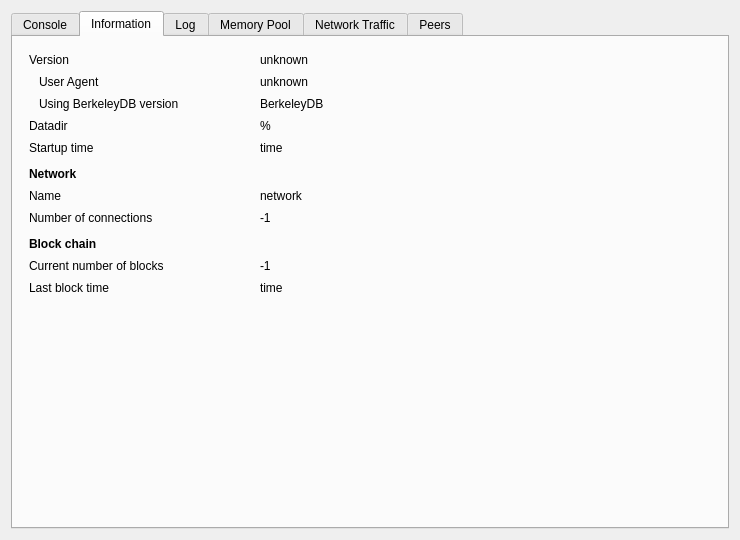
<?xml version="1.0" encoding="UTF-8"?>
<ui version="4.0">
 <class>RPCConsole</class>
 <widget class="QWidget" name="RPCConsole">
  <property name="geometry">
   <rect>
    <x>0</x>
    <y>0</y>
    <width>740</width>
    <height>540</height>
   </rect>
  </property>
  <property name="windowTitle">
   <string>Guts</string>
  </property>
  <layout class="QVBoxLayout" name="gutsWindowVerticalLayout">
   <item>
    <widget class="QTabWidget" name="tabWidget">
     <property name="currentIndex">
      <number>1</number>
     </property>
     <widget class="QWidget" name="tab_console">
      <attribute name="title">
       <string>Console</string>
      </attribute>
      <layout class="QVBoxLayout" name="consoleVerticalLayout">
       <property name="spacing">
        <number>3</number>
       </property>
       <property name="bottomMargin">
        <number>5</number>
       </property>
       <item>
        <layout class="QHBoxLayout" name="consoleToolbarHorizontalLayout">
         <property name="spacing">
          <number>4</number>
         </property>
         <item>
          <spacer name="horizontalSpacer">
           <property name="orientation">
            <enum>Qt::Horizontal</enum>
           </property>
           <property name="sizeHint" stdset="0">
            <size>
             <width>40</width>
             <height>20</height>
            </size>
           </property>
          </spacer>
         </item>
         <item>
          <widget class="QPushButton" name="fontSmallerButton">
           <property name="maximumSize">
            <size>
             <width>24</width>
             <height>24</height>
            </size>
           </property>
           <property name="toolTip">
            <string>Decrease font size</string>
           </property>
           <property name="text">
            <string/>
           </property>
           <property name="icon">
            <iconset resource="../dogecoin.qrc">
             <normaloff>:/icons/fontsmaller</normaloff>:/icons/fontsmaller</iconset>
           </property>
           <property name="iconSize">
            <size>
             <width>24</width>
             <height>16</height>
            </size>
           </property>
           <property name="autoDefault">
            <bool>false</bool>
           </property>
           <property name="flat">
            <bool>true</bool>
           </property>
          </widget>
         </item>
         <item>
          <widget class="QPushButton" name="fontBiggerButton">
           <property name="maximumSize">
            <size>
             <width>24</width>
             <height>24</height>
            </size>
           </property>
           <property name="toolTip">
            <string>Increase font size</string>
           </property>
           <property name="text">
            <string/>
           </property>
           <property name="icon">
            <iconset resource="../dogecoin.qrc">
             <normaloff>:/icons/fontbigger</normaloff>:/icons/fontbigger</iconset>
           </property>
           <property name="iconSize">
            <size>
             <width>24</width>
             <height>16</height>
            </size>
           </property>
           <property name="autoDefault">
            <bool>false</bool>
           </property>
           <property name="flat">
            <bool>true</bool>
           </property>
          </widget>
         </item>
         <item>
          <widget class="QPushButton" name="clearConsoleButton">
           <property name="maximumSize">
            <size>
             <width>24</width>
             <height>24</height>
            </size>
           </property>
           <property name="toolTip">
            <string>Clear console</string>
           </property>
           <property name="layoutDirection">
            <enum>Qt::LeftToRight</enum>
           </property>
           <property name="text">
            <string/>
           </property>
           <property name="icon">
            <iconset resource="../dogecoin.qrc">
             <normaloff>:/icons/remove</normaloff>:/icons/remove</iconset>
           </property>
           <property name="shortcut">
            <string notr="true">Ctrl+L</string>
           </property>
           <property name="autoDefault">
            <bool>false</bool>
           </property>
           <property name="flat">
            <bool>true</bool>
           </property>
          </widget>
         </item>
        </layout>
       </item>
       <item>
        <widget class="QTextEdit" name="messagesWidget">
         <property name="minimumSize">
          <size>
           <width>0</width>
           <height>100</height>
          </size>
         </property>
         <property name="readOnly">
          <bool>true</bool>
         </property>
         <property name="tabKeyNavigation" stdset="0">
          <bool>false</bool>
         </property>
         <property name="columnCount" stdset="0">
          <number>2</number>
         </property>
        </widget>
       </item>
       <item>
        <layout class="QHBoxLayout" name="horizontalLayoutPrompt">
         <property name="spacing">
          <number>3</number>
         </property>
         <item>
          <widget class="QPushButton" name="promptIcon">
           <property name="enabled">
            <bool>false</bool>
           </property>
           <property name="maximumSize">
            <size>
             <width>16</width>
             <height>24</height>
            </size>
           </property>
           <property name="text">
            <string/>
           </property>
           <property name="icon">
            <iconset resource="../dogecoin.qrc">
             <normaloff>:/icons/prompticon</normaloff>
             <disabledoff>:/icons/prompticon</disabledoff>:/icons/prompticon</iconset>
           </property>
           <property name="iconSize">
            <size>
             <width>14</width>
             <height>14</height>
            </size>
           </property>
           <property name="autoDefault">
            <bool>false</bool>
           </property>
           <property name="flat">
            <bool>true</bool>
           </property>
          </widget>
         </item>
         <item>
          <widget class="QLineEdit" name="lineEdit">
           <property name="placeholderText">
            <string/>
           </property>
          </widget>
         </item>
        </layout>
       </item>
      </layout>
     </widget>
     <widget class="QWidget" name="tab_info">
      <attribute name="title">
       <string>Information</string>
      </attribute>
      <layout class="QGridLayout" name="gridLayoutForInfoTab" columnstretch="0,0,0">
       <property name="leftMargin">
        <number>16</number>
       </property>
       <property name="topMargin">
        <number>16</number>
       </property>
       <property name="rightMargin">
        <number>16</number>
       </property>
       <property name="bottomMargin">
        <number>16</number>
       </property>
       <property name="horizontalSpacing">
        <number>12</number>
       </property>
       <property name="verticalSpacing">
        <number>8</number>
       </property>
       <item row="12" column="1" colspan="2">
        <widget class="QLabel" name="tipBlockTime">
         <property name="cursor">
          <cursorShape>IBeamCursor</cursorShape>
         </property>
         <property name="text">
          <string notr="true">time</string>
         </property>
         <property name="textFormat">
          <enum>Qt::PlainText</enum>
         </property>
         <property name="textInteractionFlags">
          <set>Qt::TextSelectableByMouse</set>
         </property>
        </widget>
       </item>
       <item row="13" column="0">
        <spacer name="vertical_space_fill">
         <property name="orientation">
          <enum>Qt::Vertical</enum>
         </property>
         <property name="sizeHint" stdset="0">
          <size>
           <width>1</width>
           <height>40</height>
          </size>
         </property>
        </spacer>
       </item>
       <item row="9" column="0">
        <spacer name="vertical_space_2">
         <property name="orientation">
          <enum>Qt::Vertical</enum>
         </property>
         <property name="sizeType">
          <enum>QSizePolicy::Fixed</enum>
         </property>
         <property name="sizeHint" stdset="0">
          <size>
           <width>1</width>
           <height>4</height>
          </size>
         </property>
        </spacer>
       </item>
       <item row="1" column="0">
        <widget class="QLabel" name="labelClientUserAgent">
         <property name="text">
          <string>User Agent</string>
         </property>
         <property name="indent">
          <number>10</number>
         </property>
        </widget>
       </item>
       <item row="2" column="0">
        <widget class="QLabel" name="label_berkeleyDBVersion">
         <property name="text">
          <string>Using BerkeleyDB version</string>
         </property>
         <property name="indent">
          <number>10</number>
         </property>
        </widget>
       </item>
       <item row="8" column="0">
        <widget class="QLabel" name="numberOfConnectionsLabel">
         <property name="text">
          <string>Number of connections</string>
         </property>
        </widget>
       </item>
       <item row="4" column="0">
        <widget class="QLabel" name="startupTimeLabel">
         <property name="text">
          <string>Startup time</string>
         </property>
        </widget>
       </item>
       <item row="7" column="0">
        <widget class="QLabel" name="nameOfNetworkLabel">
         <property name="text">
          <string>Name</string>
         </property>
        </widget>
       </item>
       <item row="6" column="0">
        <widget class="QLabel" name="labelNetwork">
         <property name="font">
          <font>
           <weight>75</weight>
           <bold>true</bold>
          </font>
         </property>
         <property name="text">
          <string>Network</string>
         </property>
        </widget>
       </item>
       <item row="0" column="1" colspan="2">
        <widget class="QLabel" name="versionOfThisPeer">
         <property name="cursor">
          <cursorShape>IBeamCursor</cursorShape>
         </property>
         <property name="text">
          <string notr="true">unknown</string>
         </property>
         <property name="textFormat">
          <enum>Qt::PlainText</enum>
         </property>
         <property name="textInteractionFlags">
          <set>Qt::TextSelectableByMouse</set>
         </property>
        </widget>
       </item>
       <item row="5" column="0">
        <spacer name="vertical_space_1">
         <property name="orientation">
          <enum>Qt::Vertical</enum>
         </property>
         <property name="sizeType">
          <enum>QSizePolicy::Fixed</enum>
         </property>
         <property name="sizeHint" stdset="0">
          <size>
           <width>1</width>
           <height>4</height>
          </size>
         </property>
        </spacer>
       </item>
       <item row="8" column="1" colspan="2">
        <widget class="QLabel" name="numberOfConnections">
         <property name="cursor">
          <cursorShape>IBeamCursor</cursorShape>
         </property>
         <property name="text">
          <string notr="true">-1</string>
         </property>
         <property name="textFormat">
          <enum>Qt::PlainText</enum>
         </property>
         <property name="textInteractionFlags">
          <set>Qt::TextSelectableByMouse</set>
         </property>
        </widget>
       </item>
       <item row="11" column="1" colspan="2">
        <widget class="QLabel" name="numberOfBlocks">
         <property name="cursor">
          <cursorShape>IBeamCursor</cursorShape>
         </property>
         <property name="text">
          <string notr="true">-1</string>
         </property>
         <property name="textFormat">
          <enum>Qt::PlainText</enum>
         </property>
         <property name="textInteractionFlags">
          <set>Qt::TextSelectableByMouse</set>
         </property>
        </widget>
       </item>
       <item row="4" column="1" colspan="2">
        <widget class="QLabel" name="startupTime">
         <property name="cursor">
          <cursorShape>IBeamCursor</cursorShape>
         </property>
         <property name="text">
          <string notr="true">time</string>
         </property>
         <property name="textFormat">
          <enum>Qt::PlainText</enum>
         </property>
         <property name="textInteractionFlags">
          <set>Qt::TextSelectableByMouse</set>
         </property>
        </widget>
       </item>
       <item row="10" column="0">
        <widget class="QLabel" name="blockChainLabel">
         <property name="font">
          <font>
           <weight>75</weight>
           <bold>true</bold>
          </font>
         </property>
         <property name="text">
          <string>Block chain</string>
         </property>
        </widget>
       </item>
       <item row="1" column="1" colspan="2">
        <widget class="QLabel" name="nodeUserAgent">
         <property name="cursor">
          <cursorShape>IBeamCursor</cursorShape>
         </property>
         <property name="text">
          <string notr="true">unknown</string>
         </property>
         <property name="textFormat">
          <enum>Qt::PlainText</enum>
         </property>
         <property name="textInteractionFlags">
          <set>Qt::TextSelectableByMouse</set>
         </property>
        </widget>
       </item>
       <item row="2" column="1" colspan="2">
        <widget class="QLabel" name="berkeleyDBVersion">
         <property name="cursor">
          <cursorShape>IBeamCursor</cursorShape>
         </property>
         <property name="text">
          <string notr="true">BerkeleyDB</string>
         </property>
         <property name="textFormat">
          <enum>Qt::PlainText</enum>
         </property>
         <property name="textInteractionFlags">
          <set>Qt::TextSelectableByMouse</set>
         </property>
        </widget>
       </item>
       <item row="12" column="0">
        <widget class="QLabel" name="labelTipBlockTime">
         <property name="text">
          <string>Last block time</string>
         </property>
        </widget>
       </item>
       <item row="7" column="1" colspan="2">
        <widget class="QLabel" name="networkName">
         <property name="cursor">
          <cursorShape>IBeamCursor</cursorShape>
         </property>
         <property name="text">
          <string notr="true">network</string>
         </property>
         <property name="textFormat">
          <enum>Qt::PlainText</enum>
         </property>
         <property name="textInteractionFlags">
          <set>Qt::TextSelectableByMouse</set>
         </property>
        </widget>
       </item>
       <item row="3" column="1" colspan="2">
        <widget class="QLabel" name="dataDir">
         <property name="cursor">
          <cursorShape>IBeamCursor</cursorShape>
         </property>
         <property name="text">
          <string notr="true">%</string>
         </property>
         <property name="textFormat">
          <enum>Qt::PlainText</enum>
         </property>
         <property name="wordWrap">
          <bool>true</bool>
         </property>
         <property name="textInteractionFlags">
          <set>Qt::TextSelectableByMouse</set>
         </property>
        </widget>
       </item>
       <item row="0" column="0">
        <widget class="QLabel" name="versionLabel">
         <property name="text">
          <string>Version</string>
         </property>
        </widget>
       </item>
       <item row="11" column="0">
        <widget class="QLabel" name="numberOfBlocksLabel">
         <property name="text">
          <string>Current number of blocks</string>
         </property>
        </widget>
       </item>
       <item row="3" column="0">
        <widget class="QLabel" name="datadirLabel">
         <property name="text">
          <string>Datadir</string>
         </property>
        </widget>
       </item>
      </layout>
     </widget>
     <widget class="QWidget" name="tab_log">
      <attribute name="title">
       <string>Log</string>
      </attribute>
      <layout class="QVBoxLayout" name="verticalLayoutForLogPage">
       <property name="spacing">
        <number>8</number>
       </property>
       <property name="leftMargin">
        <number>12</number>
       </property>
       <property name="topMargin">
        <number>8</number>
       </property>
       <property name="rightMargin">
        <number>12</number>
       </property>
       <property name="bottomMargin">
        <number>8</number>
       </property>
       <item>
        <widget class="QTextEdit" name="debugLogTextArea">
         <property name="verticalScrollBarPolicy">
          <enum>Qt::ScrollBarAlwaysOn</enum>
         </property>
         <property name="horizontalScrollBarPolicy">
          <enum>Qt::ScrollBarAlwaysOn</enum>
         </property>
         <property name="sizeAdjustPolicy">
          <enum>QAbstractScrollArea::AdjustToContents</enum>
         </property>
         <property name="readOnly">
          <bool>true</bool>
         </property>
         <property name="plainText">
          <string notr="true"/>
         </property>
         <property name="textInteractionFlags">
          <set>Qt::TextSelectableByKeyboard|Qt::TextSelectableByMouse</set>
         </property>
         <property name="widgetResizable" stdset="0">
          <bool>true</bool>
         </property>
        </widget>
       </item>
       <item>
        <layout class="QGridLayout" name="gridLayoutForBottomOfLog" columnstretch="0,0,0,0,0,0">
         <property name="leftMargin">
          <number>0</number>
         </property>
         <property name="topMargin">
          <number>0</number>
         </property>
         <property name="rightMargin">
          <number>0</number>
         </property>
         <property name="bottomMargin">
          <number>0</number>
         </property>
         <property name="spacing">
          <number>0</number>
         </property>
         <item row="13" column="0">
          <widget class="QLabel" name="logFilterIconLabel">
           <property name="sizePolicy">
            <sizepolicy hsizetype="Fixed" vsizetype="Fixed">
             <horstretch>0</horstretch>
             <verstretch>0</verstretch>
            </sizepolicy>
           </property>
           <property name="maximumSize">
            <size>
             <width>24</width>
             <height>24</height>
            </size>
           </property>
           <property name="text">
            <string notr="true"/>
           </property>
           <property name="pixmap">
            <pixmap resource="../dogecoin.qrc">:/icons/magnifier</pixmap>
           </property>
           <property name="scaledContents">
            <bool>true</bool>
           </property>
          </widget>
         </item>
         <item row="13" column="1">
          <spacer name="beforeLogSearchFilter">
           <property name="orientation">
            <enum>Qt::Horizontal</enum>
           </property>
           <property name="sizeType">
            <enum>QSizePolicy::Fixed</enum>
           </property>
           <property name="sizeHint" stdset="0">
            <size>
             <width>6</width>
             <height>1</height>
            </size>
           </property>
          </spacer>
         </item>
         <item row="13" column="2">
          <widget class="QLineEdit" name="searchFilter">
           <property name="text">
            <string notr="true"/>
           </property>
           <property name="frame">
            <bool>true</bool>
           </property>
          </widget>
         </item>
         <item row="13" column="3">
          <widget class="QPushButton" name="clearLogFilterButton">
           <property name="sizePolicy">
            <sizepolicy hsizetype="Fixed" vsizetype="Fixed">
             <horstretch>0</horstretch>
             <verstretch>0</verstretch>
            </sizepolicy>
           </property>
           <property name="text">
            <string/>
           </property>
           <property name="icon">
            <iconset resource="../dogecoin.qrc">
             <normaloff>:/icons/remove</normaloff>:/icons/remove</iconset>
           </property>
           <property name="flat">
            <bool>false</bool>
           </property>
          </widget>
         </item>
         <item row="13" column="4">
          <spacer name="horizontalSpacerBeforeOpenLogButton">
           <property name="orientation">
            <enum>Qt::Horizontal</enum>
           </property>
           <property name="sizeType">
            <enum>QSizePolicy::Preferred</enum>
           </property>
           <property name="sizeHint" stdset="0">
            <size>
             <width>60</width>
             <height>1</height>
            </size>
           </property>
          </spacer>
         </item>
         <item row="13" column="5">
          <widget class="QPushButton" name="openDebugLogButton">
           <property name="sizePolicy">
            <sizepolicy hsizetype="Fixed" vsizetype="Maximum">
             <horstretch>0</horstretch>
             <verstretch>0</verstretch>
            </sizepolicy>
           </property>
           <property name="text">
            <string>&amp;Open</string>
           </property>
           <property name="autoDefault">
            <bool>false</bool>
           </property>
          </widget>
         </item>
        </layout>
       </item>
      </layout>
     </widget>
     <widget class="QWidget" name="tab_mempool">
      <attribute name="title">
       <string>Memory Pool</string>
      </attribute>
      <layout class="QVBoxLayout" name="verticalLayoutForMempoolPage">
       <property name="spacing">
        <number>8</number>
       </property>
       <property name="leftMargin">
        <number>12</number>
       </property>
       <property name="topMargin">
        <number>8</number>
       </property>
       <property name="rightMargin">
        <number>12</number>
       </property>
       <property name="bottomMargin">
        <number>8</number>
       </property>
       <item>
        <layout class="QHBoxLayout" name="layoutForMempoolInfoLine">
         <property name="spacing">
          <number>20</number>
         </property>
         <property name="leftMargin">
          <number>4</number>
         </property>
         <property name="topMargin">
          <number>4</number>
         </property>
         <property name="rightMargin">
          <number>4</number>
         </property>
         <property name="bottomMargin">
          <number>4</number>
         </property>
         <item>
          <widget class="QLabel" name="labelNumberOfTransactions">
           <property name="text">
            <string>Current number of transactions</string>
           </property>
          </widget>
         </item>
         <item>
          <widget class="QLabel" name="mempoolNumberTxs">
           <property name="cursor">
            <cursorShape>IBeamCursor</cursorShape>
           </property>
           <property name="text">
            <string notr="true">-1</string>
           </property>
           <property name="textFormat">
            <enum>Qt::PlainText</enum>
           </property>
           <property name="textInteractionFlags">
            <set>Qt::TextSelectableByMouse</set>
           </property>
          </widget>
         </item>
         <item>
          <spacer name="mempool_mid_column">
           <property name="orientation">
            <enum>Qt::Horizontal</enum>
           </property>
           <property name="sizeType">
            <enum>QSizePolicy::Expanding</enum>
           </property>
           <property name="sizeHint" stdset="0">
            <size>
             <width>50</width>
             <height>1</height>
            </size>
           </property>
          </spacer>
         </item>
         <item>
          <widget class="QLabel" name="labelMemoryUsage">
           <property name="text">
            <string>Memory usage</string>
           </property>
           <property name="alignment">
            <set>Qt::AlignAbsolute|Qt::AlignRight|Qt::AlignTrailing|Qt::AlignVCenter</set>
           </property>
          </widget>
         </item>
         <item>
          <widget class="QLabel" name="mempoolSize">
           <property name="cursor">
            <cursorShape>IBeamCursor</cursorShape>
           </property>
           <property name="text">
            <string notr="true">0 bytes</string>
           </property>
           <property name="textFormat">
            <enum>Qt::PlainText</enum>
           </property>
           <property name="alignment">
            <set>Qt::AlignAbsolute|Qt::AlignRight|Qt::AlignTrailing|Qt::AlignVCenter</set>
           </property>
           <property name="textInteractionFlags">
            <set>Qt::TextSelectableByMouse</set>
           </property>
          </widget>
         </item>
        </layout>
       </item>
       <item>
        <widget class="QTableView" name="mempoolTable">
         <property name="verticalScrollBarPolicy">
          <enum>Qt::ScrollBarAsNeeded</enum>
         </property>
         <property name="horizontalScrollBarPolicy">
          <enum>Qt::ScrollBarAsNeeded</enum>
         </property>
         <property name="tabKeyNavigation">
          <bool>false</bool>
         </property>
         <property name="sortingEnabled">
          <bool>true</bool>
         </property>
         <attribute name="horizontalHeaderHighlightSections">
          <bool>false</bool>
         </attribute>
        </widget>
       </item>
       <item>
        <spacer name="vspaceAfterMempoolTable">
         <property name="orientation">
          <enum>Qt::Vertical</enum>
         </property>
         <property name="sizeType">
          <enum>QSizePolicy::Fixed</enum>
         </property>
         <property name="sizeHint" stdset="0">
          <size>
           <width>1</width>
           <height>3</height>
          </size>
         </property>
        </spacer>
       </item>
      </layout>
     </widget>
     <widget class="QWidget" name="tab_nettraffic">
      <attribute name="title">
       <string>Network Traffic</string>
      </attribute>
      <layout class="QHBoxLayout" name="netTrafficHorizontalLayout">
       <item>
        <layout class="QVBoxLayout" name="layoutForGraph">
         <item>
          <widget class="TrafficGraphWidget" name="trafficGraph" native="true">
           <property name="sizePolicy">
            <sizepolicy hsizetype="Expanding" vsizetype="Expanding">
             <horstretch>0</horstretch>
             <verstretch>0</verstretch>
            </sizepolicy>
           </property>
          </widget>
         </item>
         <item>
          <layout class="QHBoxLayout" name="layoutBelowGraph">
           <item>
            <widget class="QSlider" name="sldGraphRange">
             <property name="minimum">
              <number>1</number>
             </property>
             <property name="maximum">
              <number>288</number>
             </property>
             <property name="pageStep">
              <number>12</number>
             </property>
             <property name="value">
              <number>6</number>
             </property>
             <property name="orientation">
              <enum>Qt::Horizontal</enum>
             </property>
            </widget>
           </item>
           <item>
            <widget class="QLabel" name="graphRangeInMinutes">
             <property name="minimumSize">
              <size>
               <width>100</width>
               <height>0</height>
              </size>
             </property>
             <property name="alignment">
              <set>Qt::AlignCenter</set>
             </property>
            </widget>
           </item>
           <item>
            <widget class="QPushButton" name="buttonClearTrafficGraph">
             <property name="text">
              <string>Clear</string>
             </property>
             <property name="autoDefault">
              <bool>false</bool>
             </property>
            </widget>
           </item>
          </layout>
         </item>
        </layout>
       </item>
       <item>
        <spacer name="horizontalSpacer_2">
         <property name="orientation">
          <enum>Qt::Horizontal</enum>
         </property>
         <property name="sizeType">
          <enum>QSizePolicy::Fixed</enum>
         </property>
         <property name="sizeHint" stdset="0">
          <size>
           <width>6</width>
           <height>1</height>
          </size>
         </property>
        </spacer>
       </item>
       <item>
        <layout class="QVBoxLayout" name="verticalLayout">
         <item>
          <spacer name="verticalSpacer_5">
           <property name="orientation">
            <enum>Qt::Vertical</enum>
           </property>
           <property name="sizeType">
            <enum>QSizePolicy::Fixed</enum>
           </property>
           <property name="sizeHint" stdset="0">
            <size>
             <width>1</width>
             <height>12</height>
            </size>
           </property>
          </spacer>
         </item>
         <item>
          <layout class="QHBoxLayout" name="layoutForReceived">
           <item>
            <widget class="QPushButton" name="colorForReceivedButton">
             <property name="sizePolicy">
              <sizepolicy hsizetype="Fixed" vsizetype="Fixed">
               <horstretch>12</horstretch>
               <verstretch>12</verstretch>
              </sizepolicy>
             </property>
             <property name="text">
              <string/>
             </property>
            </widget>
           </item>
           <item>
            <widget class="QLabel" name="receivedLabel">
             <property name="text">
              <string>Received</string>
             </property>
            </widget>
           </item>
           <item>
            <widget class="QLabel" name="bytesInLabel">
             <property name="minimumSize">
              <size>
               <width>50</width>
               <height>0</height>
              </size>
             </property>
             <property name="alignment">
              <set>Qt::AlignRight|Qt::AlignTrailing|Qt::AlignVCenter</set>
             </property>
            </widget>
           </item>
          </layout>
         </item>
         <item>
          <layout class="QHBoxLayout" name="layoutForSent">
           <item>
            <widget class="QPushButton" name="colorForSentButton">
             <property name="sizePolicy">
              <sizepolicy hsizetype="Fixed" vsizetype="Fixed">
               <horstretch>12</horstretch>
               <verstretch>12</verstretch>
              </sizepolicy>
             </property>
             <property name="text">
              <string/>
             </property>
            </widget>
           </item>
           <item>
            <widget class="QLabel" name="sentLabel">
             <property name="text">
              <string>Sent</string>
             </property>
            </widget>
           </item>
           <item>
            <widget class="QLabel" name="bytesOutLabel">
             <property name="minimumSize">
              <size>
               <width>50</width>
               <height>0</height>
              </size>
             </property>
             <property name="alignment">
              <set>Qt::AlignRight|Qt::AlignTrailing|Qt::AlignVCenter</set>
             </property>
            </widget>
           </item>
          </layout>
         </item>
         <item>
          <spacer name="verticalSpacer_4">
           <property name="orientation">
            <enum>Qt::Vertical</enum>
           </property>
           <property name="sizeType">
            <enum>QSizePolicy::Expanding</enum>
           </property>
           <property name="sizeHint" stdset="0">
            <size>
             <width>1</width>
             <height>40</height>
            </size>
           </property>
          </spacer>
         </item>
         <item>
          <widget class="QPushButton" name="buttonResetTrafficValues">
           <property name="text">
            <string>Reset</string>
           </property>
           <property name="autoDefault">
            <bool>false</bool>
           </property>
          </widget>
         </item>
        </layout>
       </item>
      </layout>
     </widget>
     <widget class="QWidget" name="tab_peers">
      <attribute name="title">
       <string>Peers</string>
      </attribute>
      <layout class="QGridLayout" name="gridLayoutForPeersTab">
       <item row="0" column="0" rowspan="2">
        <layout class="QVBoxLayout" name="verticalLayoutForPeerTables">
         <property name="spacing">
          <number>0</number>
         </property>
         <item>
          <widget class="QTableView" name="peerWidget">
           <property name="horizontalScrollBarPolicy">
            <enum>Qt::ScrollBarAsNeeded</enum>
           </property>
           <property name="tabKeyNavigation">
            <bool>false</bool>
           </property>
           <property name="sortingEnabled">
            <bool>true</bool>
           </property>
           <attribute name="horizontalHeaderHighlightSections">
            <bool>false</bool>
           </attribute>
          </widget>
         </item>
         <item>
          <widget class="QLabel" name="banHeading">
           <property name="sizePolicy">
            <sizepolicy hsizetype="Preferred" vsizetype="Minimum">
             <horstretch>0</horstretch>
             <verstretch>0</verstretch>
            </sizepolicy>
           </property>
           <property name="minimumSize">
            <size>
             <width>300</width>
             <height>32</height>
            </size>
           </property>
           <property name="maximumSize">
            <size>
             <width>16777215</width>
             <height>32</height>
            </size>
           </property>
           <property name="cursor">
            <cursorShape>IBeamCursor</cursorShape>
           </property>
           <property name="text">
            <string>Banned peers</string>
           </property>
           <property name="alignment">
            <set>Qt::AlignBottom|Qt::AlignLeading|Qt::AlignLeft</set>
           </property>
           <property name="wordWrap">
            <bool>true</bool>
           </property>
           <property name="textInteractionFlags">
            <set>Qt::NoTextInteraction</set>
           </property>
          </widget>
         </item>
         <item>
          <widget class="QTableView" name="banlistWidget">
           <property name="sizePolicy">
            <sizepolicy hsizetype="Expanding" vsizetype="Expanding">
             <horstretch>0</horstretch>
             <verstretch>0</verstretch>
            </sizepolicy>
           </property>
           <property name="horizontalScrollBarPolicy">
            <enum>Qt::ScrollBarAsNeeded</enum>
           </property>
           <property name="tabKeyNavigation">
            <bool>false</bool>
           </property>
           <property name="sortingEnabled">
            <bool>true</bool>
           </property>
           <attribute name="horizontalHeaderHighlightSections">
            <bool>false</bool>
           </attribute>
          </widget>
         </item>
        </layout>
       </item>
      </layout>
     </widget>
    </widget>
   </item>
  </layout>
 </widget>
 <customwidgets>
  <customwidget>
   <class>TrafficGraphWidget</class>
   <extends>QWidget</extends>
   <header>trafficgraphwidget.h</header>
  </customwidget>
 </customwidgets>
 <resources>
  <include location="../dogecoin.qrc"/>
 </resources>
 <connections/>
</ui>
